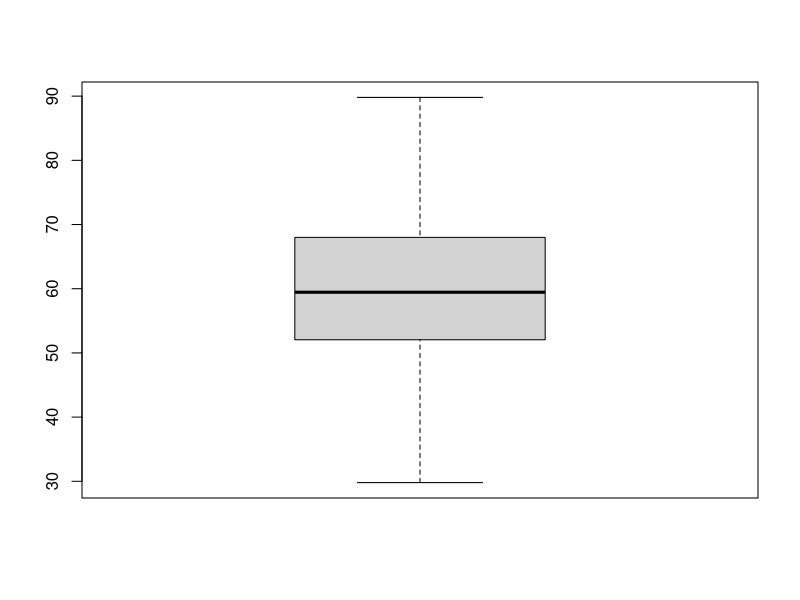

R code for this plot:
measurements <- c(
					42.4, 65.7, 29.8, 58.7, 52.1, 55.8, 57.0, 68.7,
					67.3, 67.3, 54.3, 54.0, 73.1, 81.3, 59.9, 56.9,
					62.2, 69.9, 66.9, 59.0, 56.3, 43.3, 57.4, 45.3,
					80.1, 49.7, 42.8, 42.4, 59.6, 65.8, 61.4, 64.0,
					64.2, 72.6, 72.5, 46.1, 53.1, 56.1, 67.2, 70.7,
					42.6, 77.4, 54.7, 57.1, 77.3, 39.3, 76.4, 59.3,
					51.1, 73.8, 61.4, 73.1, 77.3, 48.5, 89.8, 50.7,
					52.0, 59.6, 66.1, 31.6)

boxplot(measurements)
# За споредбата помеѓу Stem-and-Leaf графикот и овој Box Plot
# важи истото од претходните задачи.
